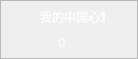
<?xml version="1.0" encoding="UTF-8"?>
<ui version="4.0">
 <class>HostInfoWidget</class>
 <widget class="QWidget" name="HostInfoWidget">
  <property name="geometry">
   <rect>
    <x>0</x>
    <y>0</y>
    <width>138</width>
    <height>59</height>
   </rect>
  </property>
  <property name="windowTitle">
   <string>Form</string>
  </property>
  <property name="styleSheet">
   <string notr="true"/>
  </property>
  <widget class="QFrame" name="frame">
   <property name="geometry">
    <rect>
     <x>0</x>
     <y>0</y>
     <width>138</width>
     <height>59</height>
    </rect>
   </property>
   <property name="styleSheet">
    <string notr="true">#frame
{
border-image: url(:/image/PKRoomUI/bg_home.png);
}</string>
   </property>
   <property name="frameShape">
    <enum>QFrame::StyledPanel</enum>
   </property>
   <property name="frameShadow">
    <enum>QFrame::Raised</enum>
   </property>
   <widget class="QLabel" name="CupLabel">
    <property name="geometry">
     <rect>
      <x>104</x>
      <y>34</y>
      <width>14</width>
      <height>17</height>
     </rect>
    </property>
    <property name="styleSheet">
     <string notr="true">border-image: url(:/image/PKRoomUI/img_bangdan.png);</string>
    </property>
    <property name="text">
     <string/>
    </property>
   </widget>
   <widget class="QLabel" name="HostHotLabel">
    <property name="geometry">
     <rect>
      <x>35</x>
      <y>37</y>
      <width>54</width>
      <height>12</height>
     </rect>
    </property>
    <property name="toolTip">
     <string>房间热度</string>
    </property>
    <property name="styleSheet">
     <string notr="true">font: 12px &quot;宋体&quot;;
color: rgb(255, 255, 255);</string>
    </property>
    <property name="text">
     <string>0</string>
    </property>
    <property name="alignment">
     <set>Qt::AlignCenter</set>
    </property>
   </widget>
   <widget class="QLabel" name="HostNameLabel">
    <property name="geometry">
     <rect>
      <x>40</x>
      <y>6</y>
      <width>65</width>
      <height>21</height>
     </rect>
    </property>
    <property name="styleSheet">
     <string notr="true">font: bold 12px &quot;宋体&quot;;
color: rgb(255, 255, 255);</string>
    </property>
    <property name="text">
     <string>我的中国心爱</string>
    </property>
   </widget>
  </widget>
 </widget>
 <resources/>
 <connections/>
</ui>
